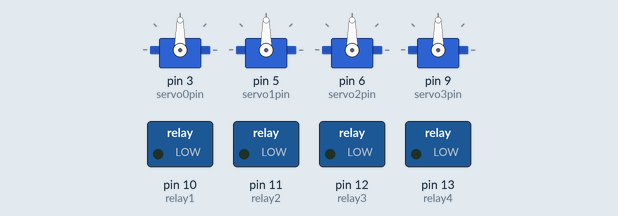
Recording of a sketch running on a simulated Arduino Uno, built with avr-gcc and run on an emulated ATmega328P. Shown: 4 × servo, switched loads named in the sketch (green lamp = pin HIGH). What the sketch prints to the serial monitor is not drawn.

Above: at 0.1 s.
At 1.6 s:
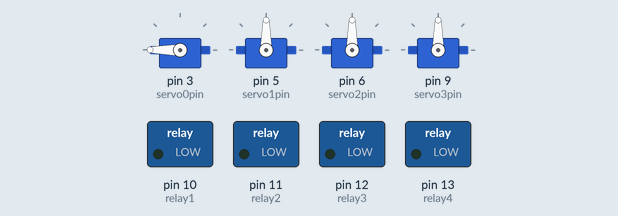
Timing chart, 0 to 3.1 s (numbered marks = the images above):
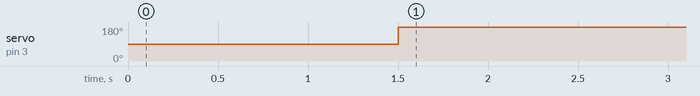

Measured:
- by itself, servo on pin 3 (servo0pin): 90° → 180° at 1.5 s

The sketch:

leArm_1.1.1.ino
```cpp
#include <Servo.h>
#include <Ramp.h>
#define servo0pin 3
#define servo1pin 5
#define servo2pin 6
#define servo3pin 9
#define relay1 10
#define relay2 11
#define relay3 12
#define relay4 13


Servo servo0;
Servo servo1;
Servo servo2;
Servo servo3;

ramp ramp0;
ramp ramp1;
ramp ramp2;
ramp ramp3;

int step0;
int step1;
int step2;
int step3;
int pos0;
int pos1;
int pos2;
int pos3;
int gol0;
int gol1;
int gol2;
int gol3;
int d0;
int d1;
int d2;
int d3;
int servo3level;

int getCup[] = {0,40,180,40};

long t = 2500;
int dT = 50;
int N; // = 50; //t/dT;


int pos = 0;    // variable to store the servo position

void setup() {
  // put your setup code here, to run once:
  Serial.begin(9600);
  pinMode(relay1,OUTPUT);
  pinMode(relay2,OUTPUT);
  pinMode(relay3,OUTPUT);
  pinMode(relay4,OUTPUT);
  servo0.attach(servo0pin);
  servo1.attach(servo1pin);
  servo2.attach(servo2pin);
  servo3.attach(servo3pin);
  digitalWrite(relay1,LOW);
  digitalWrite(relay2,LOW);
  digitalWrite(relay3,LOW);
  digitalWrite(relay4,LOW);
//  home();
  Serial.println("Home");
  delay(1500);
//  receive_cute();
//  pulled_up_cntrd();
//  fill_cute();
//  moveLvl(0,40,180,40);
//  moveLvl(90,135,135,170);
//  moveLvl(180,40,180,40);
//  moveLvl(180,50,90,60);
}

void moveLvl(int gol0, int gol1, int gol2, int gol3){
  N = t/dT;
  pos0 = servo0.read(); //90;
  pos1 = servo1.read(); //90;
  pos2 = servo2.read(); //90;
  pos3 = servo3.read(); //90;
  d0 = gol0 - pos0;
  d1 = gol1 - pos1;
  d2 = gol2 - pos2;
  d3 = gol3 - pos3;
  step0 = d0/N;
  step1 = d1/N;
  step2 = d2/N;
  step3 = d3/N;
//  while(
    for (int i=0; i<N; i++){
      servo0.write(i*step0 + pos0);
      servo3level = (i*step1+pos1) + (180 - (i*step2+pos2));
      servo3.write(servo3level);
      servo1.write(i*step1 + pos1);
      servo2.write(i*step2 + pos2);
//      Serial.print("joint0 desired: ");
//      Serial.print(i*step0 + pos0);
//      Serial.print("\t | joint1 desired: ");
//      Serial.print(i*step1 + pos1);
//      Serial.print("\t | joint2 desired: ");
//      Serial.print(i*step2 + pos2);
//      Serial.print("\t | joint3 desired: ");
//      Serial.println(servo3level);
      delay(dT);
    }
}

void sweep(int goal){
    for (pos = 0; pos <= goal; pos += 1) { // goes from 0 degrees to 180deg in steps of 1deg
    servo0.write(pos);  // tell servo to go to position in variable 'pos'
    servo1.write(pos);
    servo2.write(pos);
    servo3.write(pos);
    delay(2);
    }// waits 15 ms for the servo to reach the position
}


void loop() {
  servo0.write(180);
//  delay(2000);
//  servo0.write(90);
//  delay(2000);
//  servo0.write(180);
//  delay(2000);
//  servo0.write(90);
//  delay(2000);
//  servo0.write(180);
//  moveLvl(0,40,180,40);
//  Serial.print("joint0 reading: ");
//  Serial.print(servo0.read());
//  Serial.print("\t | joint1 reading: ");
//  Serial.print(servo1.read());
//  Serial.print("\t | joint2 reading: ");
//  Serial.print(servo2.read());
//  Serial.print("\t | joint3 reading: ");
//  Serial.println(servo3.read());
//  moveLvl(180,40,180,40);
//  digitalWrite(relay1,LOW);
//  digitalWrite(relay2,LOW);
//  digitalWrite(relay3,LOW);
//  digitalWrite(relay4,LOW);
//  delay(1000);
//  digitalWrite(relay1,HIGH);
//  digitalWrite(relay2,HIGH);
//  digitalWrite(relay3,HIGH);
//  digitalWrite(relay4,HIGH);
//  delay(1000);
//  relayPulse();

}

void relayPulse(){
  digitalWrite(relay1,LOW);
  digitalWrite(relay2,LOW);
  digitalWrite(relay3,LOW);
  digitalWrite(relay4,LOW);
  delay(5000);
  digitalWrite(relay1,HIGH);
  digitalWrite(relay2,HIGH);
  digitalWrite(relay3,HIGH);
  digitalWrite(relay4,HIGH);
  delay(5000);
}

void printServos(){
//      Serial.print("joint0 desired: ");
//      Serial.print(i*step0 + pos0);
//      Serial.print("\t | joint1 desired: ");
//      Serial.print(i*step1 + pos1);
//      Serial.print("\t | joint2 desired: ");
//      Serial.print(i*step2 + pos2);
//      Serial.print("\t | joint3 desired: ");
//      Serial.println(servo3level);
      Serial.print("joint0 reading: ");
      Serial.print(servo0.read());
      Serial.print("\t | joint1 reading: ");
      Serial.print(servo1.read());
      Serial.print("\t | joint2 reading: ");
      Serial.print(servo2.read());
      Serial.print("\t | joint3 reading: ");
      Serial.println(servo3.read());
}
/* GRAVEYARD */
```

poses.ino
```cpp
void home(){
  servo0.write(90);
  servo1.write(90);
  servo2.write(90);
  servo3.write(90);
}
void homeRamp(){
  servo0.write(ramp0.go(90,500));
  servo1.write(ramp1.go(90,500));
  servo2.write(ramp2.go(90,500));
  servo3.write(ramp3.go(90,500));
}
//void sweep(){
//    for (pos = 0; pos <= 180; pos += 1) { // goes from 0 degrees to 180deg in steps of 1deg
//    servo0.write(pos);  // tell servo to go to position in variable 'pos'
//    servo1.write(pos);
//    servo2.write(pos);
//    servo3.write(pos);
//    delay(2);           // waits 15 ms for the servo to reach the position
//  }
//  delay(2000);
//  for (pos = 180; pos >= 0; pos -= 1) { // goes from 180 degrees to 0 degrees
//    servo0.write(pos);  // tell servo to go to position in variable 'pos'
//    servo1.write(pos);
//    servo2.write(pos);
//    servo3.write(pos);
//    delay(2);           // waits 15 ms for the servo to reach the position
//  }
//  delay(2000);
//}
void getCup_max_ext(){
  servo0.write(0);
  servo1.write(0);
  servo2.write(90);
  servo3.write(90);
}
void getCup_cute(){
  servo0.write(0);
  servo1.write(40);
  servo2.write(180);
  servo3.write(40);
}
void getCup_cute_ramp(){
  servo0.write(ramp0.go(0,500));
  servo1.write(ramp1.go(40,500));
  servo2.write(ramp2.go(180,500));
  servo3.write(ramp3.go(40,500));
}
void pulled_up_cntrd(){
  servo0.write(90);
  servo1.write(135);
  servo2.write(135);
  servo3.write(175);
}
void pulled_up_cntrd_ramp(){
  servo0.write(ramp0.go(90,500));
  servo1.write(ramp1.go(135,500));
  servo2.write(ramp2.go(135,500));
  servo3.write(ramp3.go(175,500));
}
void fill_max_ext(){
  servo0.write(180);
  servo1.write(0);
  servo2.write(90);
  servo3.write(90);
}
void fill_cute(){
  servo0.write(180);
  servo1.write(40);
  servo2.write(180);
  servo3.write(40);
}
```
